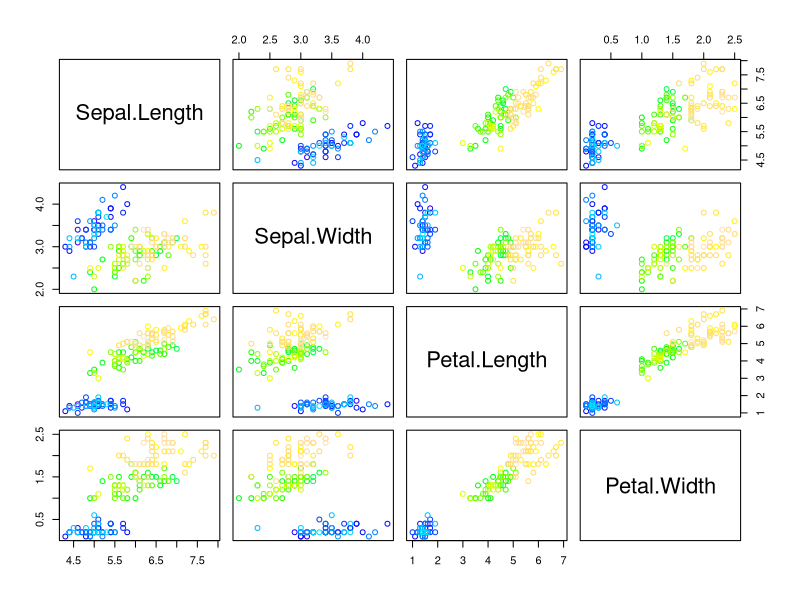
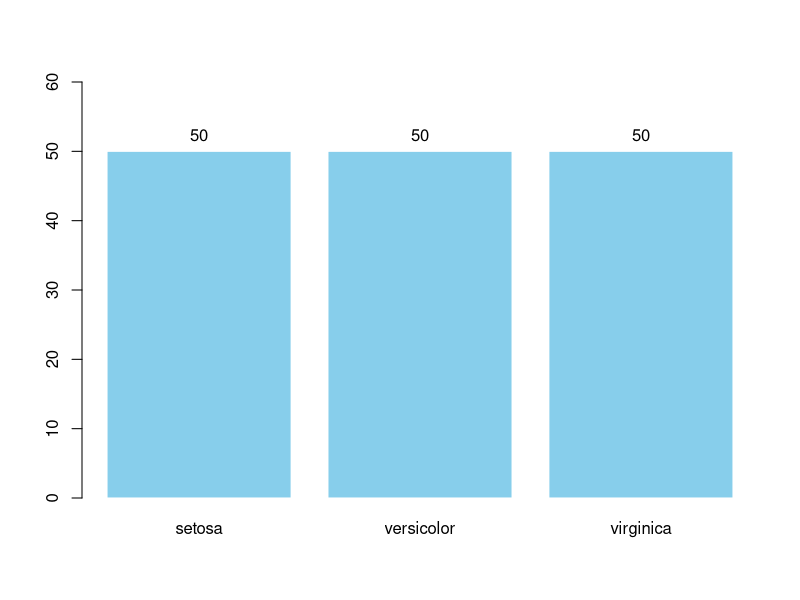

R code for these plots, in order:
## ---- chunk 1
iris
## ---- chunk 2
head(iris)
## ---- chunk 3
#This line will return the first n = 10 rows in the data frame iris
head(iris,n=10)
## ---- chunk 4
#This line will return the last n = 8 rows in the data frame iris
tail(iris,n=8)
## ---- chunk 5
str(iris)
## ---- chunk 6
mean(iris$Petal.Length)
median(iris$Petal.Length)
sd(iris$Petal.Length)
## ---- chunk 7
summary(iris)
## ---- chunk 8
plot(iris[,1:4],col=topo.colors(150))
## ---- chunk 9
b<-barplot(table(iris$Species),col="skyblue",border="white",ylim=c(0,60))
text(b, table(iris$Species), labels = table(iris$Species), pos =3)
